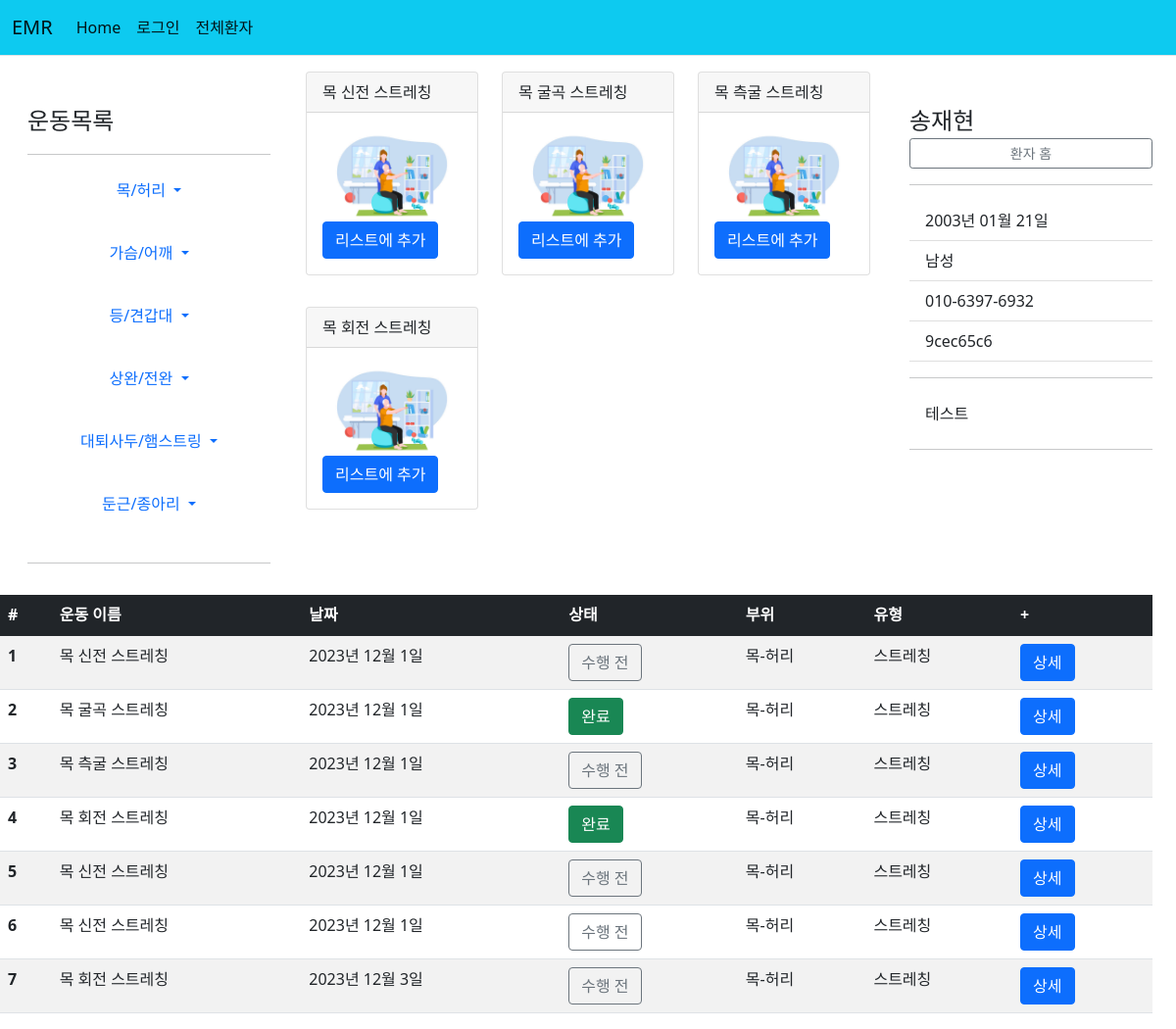
/patient/9cec65c6-f5e6-486e-b068-f70c82aa60aa/목-허리/스트레칭/, run on an earlier commit of the app's database.
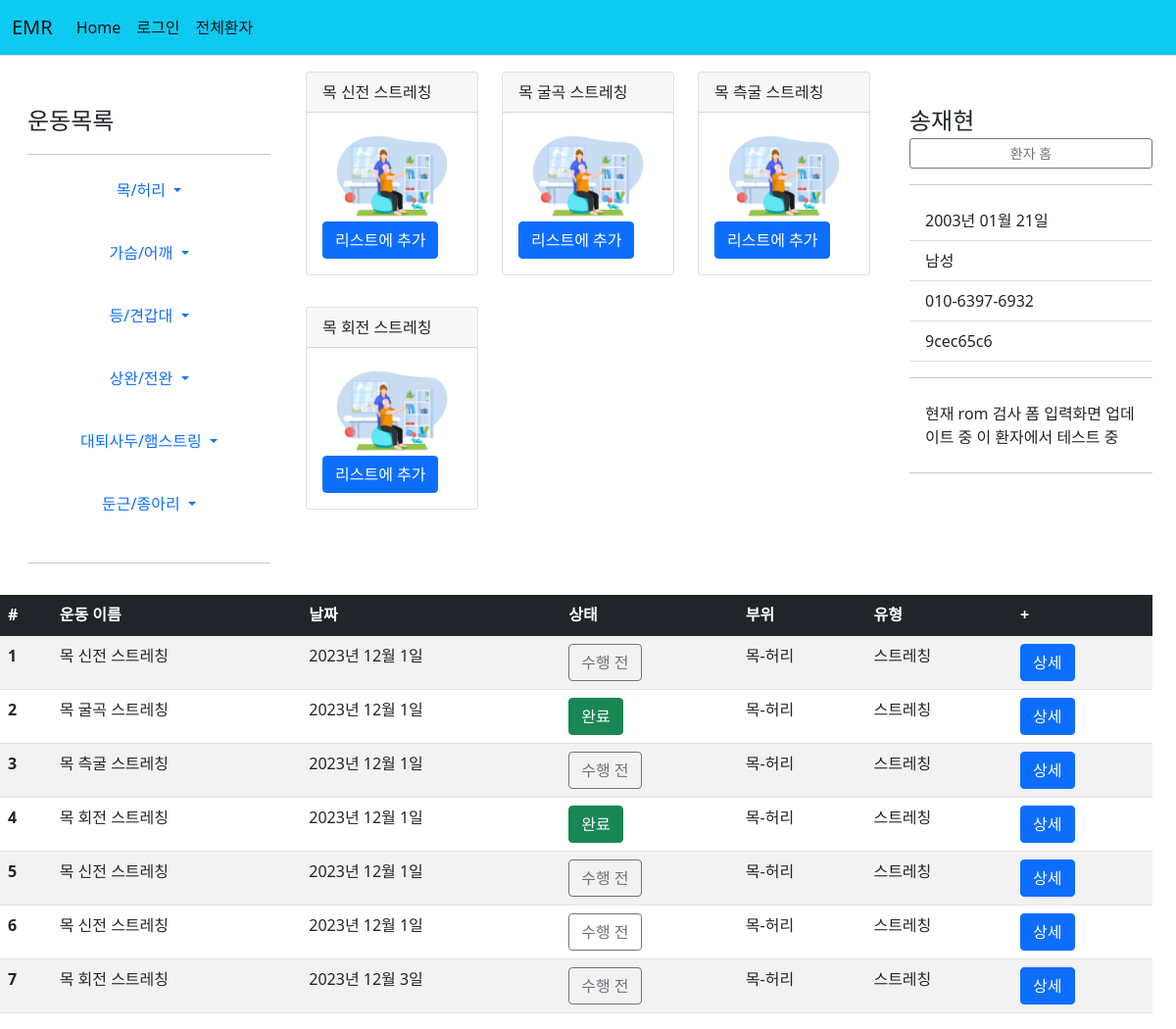
And on a later commit of the database.
### patient/models.py (models this page shows, shortened)
class Patient2(models.Model):
    id = models.CharField(primary_key=True, max_length=36, default=uuid.uuid4)
    name = models.CharField(max_length=10)
    front_resident = models.CharField(max_length=6)
    back_resident = models.CharField(max_length=1)
    phone = models.CharField(max_length=30)
    memo = models.TextField(default='memo')

### patient/views.py (the view)
# urls.py: path('<str:patient_id>/<str:part>/<str:type>/', views.exercise_add, name='exercise_add'),
def exercise_add(request, patient_id, part, type):
    patient = get_object_or_404(Patient2, pk=patient_id)
    part = get_object_or_404(Part, pk=part)
    type = get_object_or_404(ExerciseType, pk=type)
    exercises = Exercise.objects.filter(part=part, type=type)
    exercise_list = ExerciseList.objects.filter(patient=patient_id)
    context = {'patient':patient, 'part':part, 'type':type, 'exercises':exercises, 'exercise_list':exercise_list}
    return render(request, 'patient/exercise_add.html', context)

### patient/templatetags/patient_filter.py (called while the page is built)
@register.filter
def back2(value):
    ans=''
    if int(value)%2==0:
        ans = '여성'
    else:
        ans = '남성'
    return ans

@register.filter
def birth2(value, back):
    if back=='3' or back=='4':
        year = '20'+value[:2]
    else:
        year = '19'+value[:2]
    birth = year+'년 '+value[2:4]+'월 '+value[4:]+'일'
    return birth

@register.filter
def id_cut(value):
    return value[:8]

### templates/patient/exercise_add.html (shortened to what the changed rows need)
{% extends "base.html" %}
{% load patient_filter %}
{% block content %}
{% load static %}
<div class="container-fluid">
  <div class="row">
    <div class="col-md-3">
      <div class="col-md-3">
        <div class="d-flex flex-column flex-shrink-0 p-3" style="width: 280px;">
            <svg class="bi pe-none me-2" width="40" height="32"><use xlink:href="#bootstrap"/></svg>
            <span class="fs-4">{{patient.name}}</span>
            <a href="{% url 'patient:detail' patient.id %}" class="btn  btn-sm btn-outline-secondary">환자 홈</a></span>
          <hr>
          <ul class="list-group list-group-flush">
            <li class="list-group-item">{{patient.front_resident|birth2:patient.back_resident}}</li>
            <li class="list-group-item">{{patient.back_resident|back2}}</li>
            <li class="list-group-item">{{patient.phone}}</li>
            <li class="list-group-item">{{patient.id|id_cut}}</li>
            <hr>
            <li class="list-group-item">{{patient.memo}}</li>
          </ul>
          <hr>
      </div>
    </div>
  </div>
  <div class="row">
    <table class="table table-border table-Secondary table-striped">
      <thead>
      <tr class="table-dark">
          <th scope="col">#</th>
          <th scope="col">운동 이름</th>
          <th scope="col">날짜</th>
          <th scope="col">상태</th>
          <th scope="col">부위</th>
          <th scope="col">유형</th>
          <th scope="col">+</th>
      </tr>
      </thead>
      <tbody>
      {% for exercise in exercise_list %}
      <tr>
          <th scope="row">{{forloop.counter}}</th>
      </tr>
      {% endfor %}
      </tbody>
    </table>
  </div>
</div>
{% endblock %}

What changed in the data, as far as the page shows it:
changed Patient2 "송재현": memo "테스트" → "현재 rom 검사 폼 입력화면 업데이트 중 이 환자에서 테스트 중"
